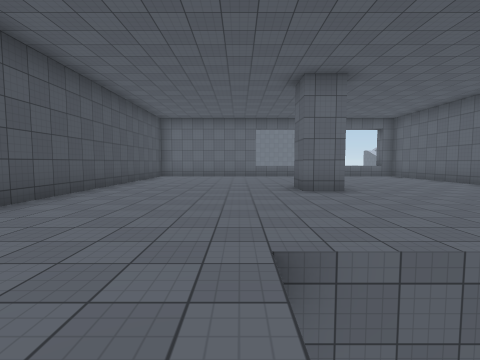
View 1 (above)

16 first-person views from a walk through a scene from a Unity 3-D project. The camera is 1.4 m above the floor, tilts 4° down and sees 85° across. The floor is counted in squares, 2 m on a side. Each view is taken from the middle of a square. On the plan, view 1 faces up. The plan holds only what a view shows up to about 9 squares ahead; the rest is blank. The place goes on beyond the plan. The player character is not drawn. Some surface patterns are stand-ins.

View 2
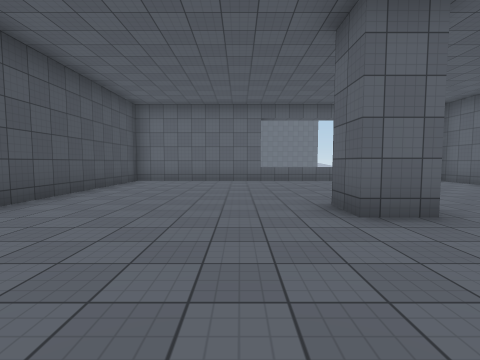

View 3
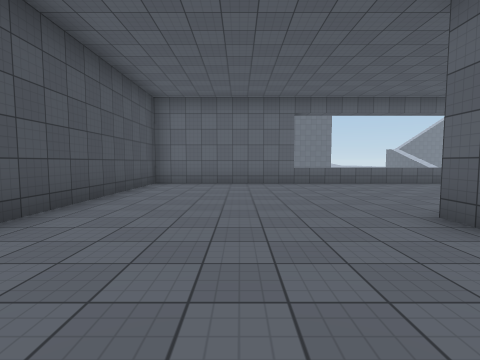

View 4
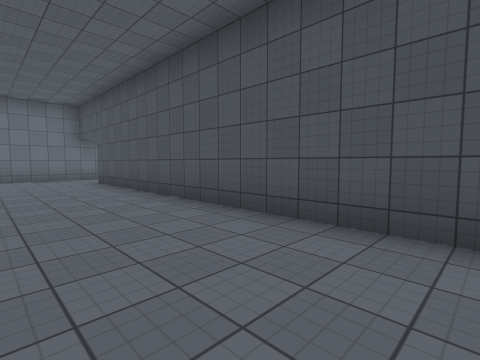

View 5
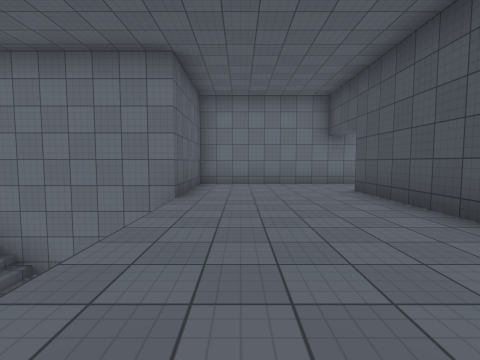

View 6
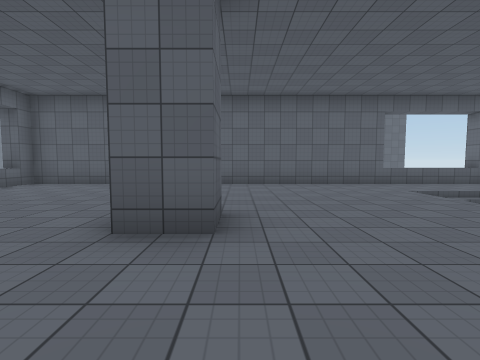

View 7
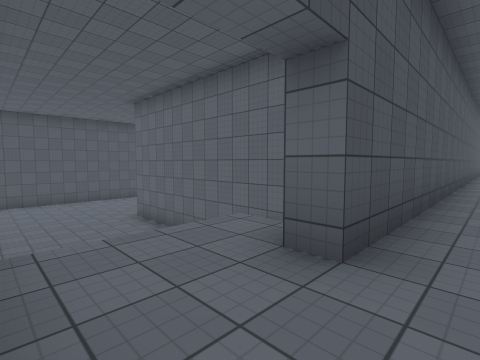

View 8
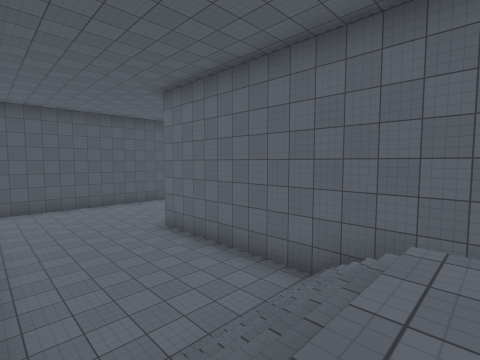

View 9
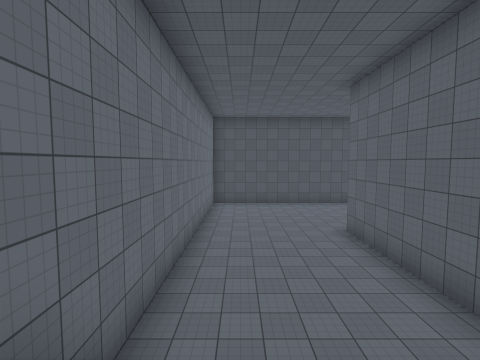

View 10
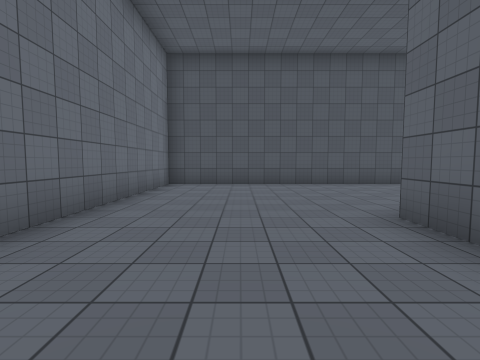

View 11
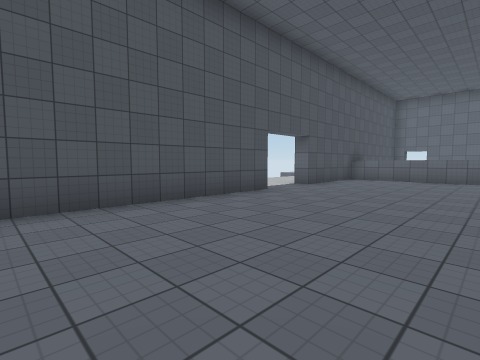

View 12
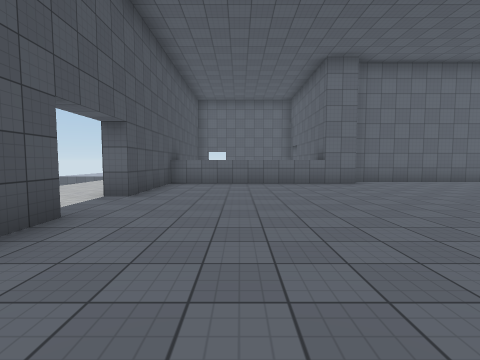

View 13
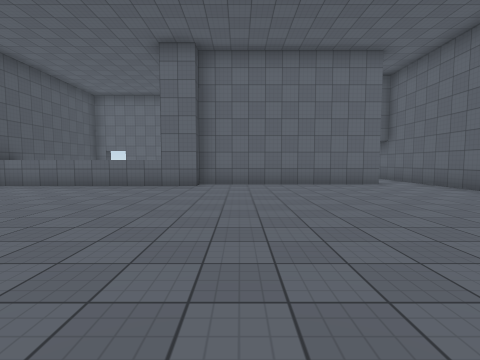

View 14
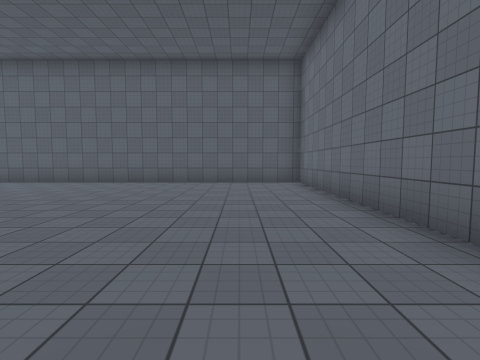

View 15
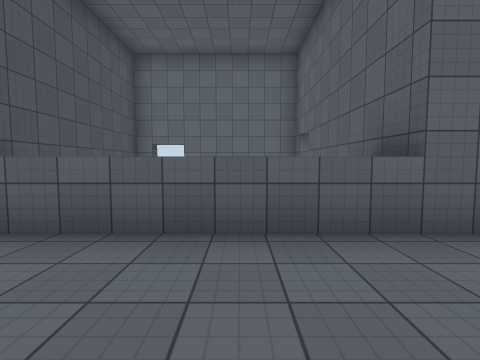

View 16
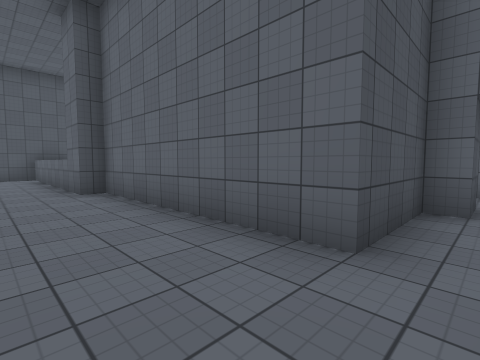

### Floor plan
Key: @ floor where view 1 was taken; # wall or solid block; . main floor; : floor 2.5 m higher than the main floor; / step, stairs or slope; = window, fence, low wall or low ledge; ^ raised ledge.
Columns run from 19 left of view 1 to 8 right of it. Each row starts with its distance up from view 1.
 13   #            ### ##=====#
 12   #    #     #.#::::::::::##
 11   #    #     #.#:::::::::::#
 10   #    #     #.#:::::::::::#
  9   #^^^^#######.#:::::::::::#
  8   #............#:::::::::::#
  7   #............#:::::#:::::#
  6 ..#............#:::::::::::#
  5 ...............#:::::::::::#
  4  ..............#:::::::::::#
  3   #............#:::::::::::#
  2   #............#:::://///::#
  1   #............#::::    /::
  0   #.... ########:::@    /::
 -1   #....#########::::     ::
 -2   #.........// #::::####  #
 -3  ##.........//:#::::#
 -4  #..........//::::::#
 -5  #........../ ::::::#
 -6  ####################

Positions as (right, up) in squares from view 1, and headings:
1: (0, 0), facing up
2: (0, 3), facing up
3: (-1, 4), facing up
4: (-1, 6), facing down-left
5: (-1, 3), facing down
6: (-1, 6), facing right
7: (-3, -5), facing up-left
8: (-5, -5), facing up-left
9: (-5, -4), facing left
10: (-9, -3), facing left
11: (-13, -2), facing up-left
12: (-15, 0), facing up
13: (-10, 1), facing up
14: (-13, 2), facing right
15: (-14, 6), facing up
16: (-5, 7), facing up-left
